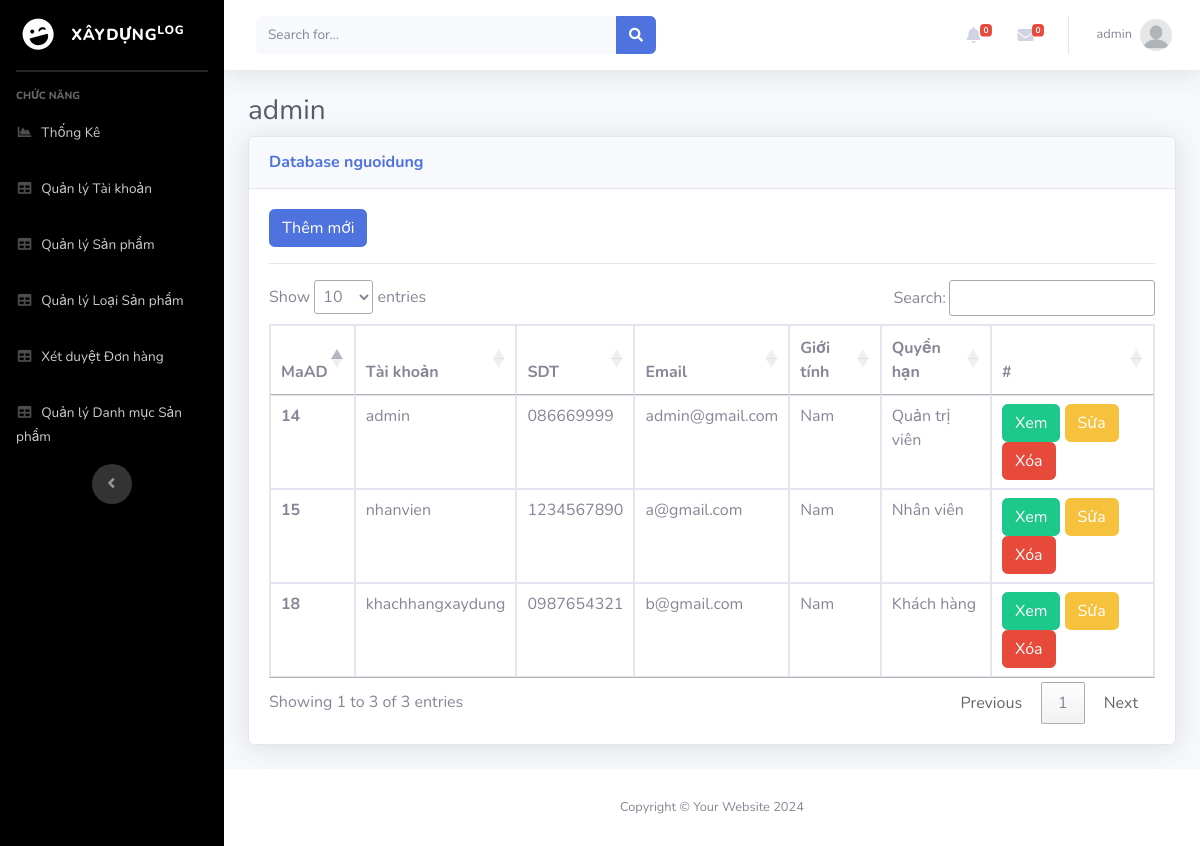
Screenshot of /Admin/index.php?mod=nguoidung (signed in) with the database file from the repository.
### tables this page shows
CREATE TABLE `nguoidung` (
  `MaND` int(11) NOT NULL,
  `Ho` varchar(20) NOT NULL,
  `Ten` varchar(20) NOT NULL,
  `GioiTinh` varchar(10) NOT NULL,
  `SDT` varchar(20) DEFAULT NULL,
  `Email` varchar(50) NOT NULL,
  `DiaChi` varchar(200) NOT NULL,
  `TaiKhoan` varchar(100) NOT NULL,
  `MatKhau` varchar(100) NOT NULL,
  `MaQuyen` int(11) NOT NULL,
  `TrangThai` int(11) NOT NULL
);

### Admin/MVC/controllers/NguoiDungController.php (called while the page is built, shortened)
<?php
class NguoiDungController
{
    var $nguoidung_model;
    public function __construct()
    {
        $this->nguoidung_model = new nguoidung();
    }
    public function list()
    {
        $data = $this->nguoidung_model->All();
        require_once("MVC/Views/Admin/index.php");
    }
}

### Admin/MVC/Models/connection.php (called while the page is built, shortened)
<?php
    class Connection{
        function __construct()
        {
            $severname ="localhost";
            $username ="root";
            $password ="";
            $db_name ="vatlieuxaydung";
            $this->conn = new mysqli($severname,$username,$password,$db_name);
        }
    }
?>

### Admin/MVC/Models/model.php (called while the page is built, shortened)
<?php
require_once("connection.php");
class Model
{
    var $table;
    var $contens;
    function __construct()
    {
        $conn_obj = new Connection();
        $this->conn = $conn_obj->conn;
    }
    function All()
    {
        $query = "select * from $this->table ORDER BY $this->contens DESC ";
        require("result.php");
        return $data;
    }
}

### Admin/MVC/Models/result.php (called while the page is built)
<?php
$result = $this->conn->query($query);
$data = array();
while ($row = $result->fetch_assoc()) {
    $data[] = $row;
}
?>

### Admin/MVC/Views/nguoidung/list.php (the view, shortened to what this page needs)
<?php if (isset($_SESSION['isLogin_Admin']) && $_SESSION['isLogin_Admin'] == true) { ?>
<a href="?mod=nguoidung&act=add" type="button" class="btn btn-primary">Thêm mới</a>
<?php } ?>
<hr>
<table class="table table-bordered" id="dataTable" width="100%" cellspacing="0">
  <thead>
    <tr>
      <th scope="col">MaAD</th>
      <th scope="col">Tài khoản</th>
      <th scope="col">SDT</th>
      <th scope="col">Email</th>
      <th scope="col">Giới tính</th>
      <th scope="col">Quyền hạn</th>
      <th>#</th>
    </tr>
  </thead>
  <tbody>
    <?php foreach ($data as $row) { ?>
      <tr>
        <th scope="row"><?= $row['MaND'] ?></th>
        <td><?= $row['TaiKhoan'] ?></td>
        <td><?= $row['SDT'] ?></td>
        <td><?= $row['Email'] ?></td>
        <td><?= $row['GioiTinh'] ?></td>
        <td>
          <?php
          if ($row['MaQuyen'] == 2) {
            echo 'Quản trị viên';
          } else {
            if ($row['MaQuyen'] == 1) {
              echo 'Khách hàng';
            } else {
              echo 'Nhân viên';
            }
          }
          ?>
        </td>
        <td>
          <a href="?mod=nguoidung&act=detail&id=<?= $row['MaND'] ?>" type="button" class="btn btn-success">Xem</a>
          <?php if (isset($_SESSION['isLogin_Admin']) && $_SESSION['isLogin_Admin'] == true) { ?>
          <a href="?mod=nguoidung&act=edit&id=<?= $row['MaND'] ?>" type="button" class="btn btn-warning">Sửa</a>
          <a href="?mod=nguoidung&act=delete&id=<?= $row['MaND'] ?>" onclick="return confirm('Bạn có thật sự muốn xóa ?');" type="button" class="btn btn-danger">Xóa</a>
          <?php }?>
        </td>
      </tr>
    <?php } ?>
  </tbody>
</table>

### Admin/index.php (shortened to what this page needs)
<?php
if (isset($_SESSION['isLogin_Admin']) && $_SESSION['isLogin_Admin'] == true) {
    $mod = isset($_GET['mod']) ? $_GET['mod'] : "login";
    $act = isset($_GET['act']) ? $_GET['act'] : "admin";
    switch ($mod) {
        case 'nguoidung':
            require_once('MVC/controllers/NguoiDungController.php');
            $controller_obj = new NguoiDungController();
            switch ($act) {
                default:
                    $controller_obj->list();
                    break;
            }
            break;
    }
}

### Admin/MVC/Views/admin/index.php (shortened to what this page needs)
<!DOCTYPE html>
<html lang="en">
<head>
    <link href="public/vendor/fontawesome-free/css/all.min.css" rel="stylesheet" type="text/css">
    <link href="public/css/./sb-admin-2.min.css" rel="stylesheet" type="text/css">
    <link href="https://cdn.jsdelivr.net/npm/summernote@0.8.18/dist/summernote.min.css" rel="stylesheet">
    <link type="text/css" rel="stylesheet" href="https://cdn.datatables.net/1.10.20/css/jquery.dataTables.min.css">
</head>
<body id="page-top">
    <div id="wrapper">
        <?php require_once('menu.php') ?>
        <div id="content-wrapper" class="d-flex flex-column">
            <div id="content">
                <?php require_once('header.php') ?>
                <div class="container-fluid">
                    <h1 class="h3 mb-2 text-gray-800">admin</h1>
                    <div class="card shadow mb-4">
                        <div class="card-header py-3">
                            <h6 class="m-0 font-weight-bold text-primary">
                                <?php
                $mod = isset($_GET['mod']) ? $_GET['mod'] : "Thongke";
                echo "Database " . $mod;
                ?>
                            </h6>
                        </div>
                        <div class="card-body">
                            <div class="table-responsive">
                                <?php
                if (isset($_SESSION['isLogin_Admin']) && $_SESSION['isLogin_Admin'] == true) {
                  $mod = isset($_GET['mod']) ? $_GET['mod'] : "login";
                  $act = isset($_GET['act']) ? $_GET['act'] : "admin";
                  switch ($mod) {
                    case 'nguoidung':
                      switch ($act) {
                        default:
                          require_once('MVC/views/nguoidung/list.php');
                          break;
                      }
                      break;
                  }
                }
                ?>
                            </div>
                        </div>
                    </div>
                </div>
            </div>
            <?php require_once('footer.php') ?>
</body>
</html>

### Admin/MVC/Views/admin/menu.php
<ul class="navbar-nav sidebar sidebar-dark accordion" id="accordionSidebar" style="background-color: black;">
    <a class="sidebar-brand d-flex align-items-center justify-content-center" href="index.php">
        <div class="sidebar-brand-icon rotate-n-15">
            <i class="fas fa-laugh-wink"></i>
        </div>
        <div class="sidebar-brand-text mx-3">xâydựng<sup>LOG</sup></div>
    </a>
    <hr class="sidebar-divider my-0">
    <hr class="sidebar-divider">
    <div class="sidebar-heading">
        Chức năng
    </div>
    <?php if (isset($_SESSION['isLogin_Admin']) && $_SESSION['isLogin_Admin'] == true) { ?>
    <li class="nav-item">
        <a class="nav-link" href="index.php">
            <i class="fas fa-fw fa-chart-area"></i>
            <span>Thống Kê</span></a>
    </li>
    <?php } ?>
    <?php if (isset($_SESSION['isLogin_Admin']) && $_SESSION['isLogin_Admin'] == true) { ?>
    <li class="nav-item">
        <a class="nav-link" href="?mod=nguoidung">
            <i class="fas fa-fw fa-table"></i>
            <span>Quản lý Tài khoản</span></a>
    </li>
    <?php } ?>
    <li class="nav-item">
        <a class="nav-link" href="?mod=sanpham">
            <i class="fas fa-fw fa-table"></i>
            <span>Quản lý Sản phẩm</span></a>
    </li>
    <li class="nav-item">
        <a class="nav-link" href="?mod=loaisanpham">
            <i class="fas fa-fw fa-table"></i>
            <span>Quản lý Loại Sản phẩm</span></a>
    </li>
    <li class="nav-item">
        <a class="nav-link" href="?mod=hoadon">
            <i class="fas fa-fw fa-table"></i>
            <span>Xét duyệt Đơn hàng</span></a>
    </li>
    <li class="nav-item">
        <a class="nav-link" href="?mod=danhmuc">
            <i class="fas fa-fw fa-table"></i>
            <span>Quản lý Danh mục Sản phẩm</span></a>
    </li>
    <div class="text-center d-none d-md-inline">
        <button class="rounded-circle border-0" id="sidebarToggle"></button>
    </div>
</ul>

### Admin/MVC/Views/admin/header.php (shortened to what this page needs)
<nav class="navbar navbar-expand navbar-light bg-white topbar mb-4 static-top shadow">
  <form class="d-none d-sm-inline-block form-inline mr-auto ml-md-3 my-2 my-md-0 mw-100 navbar-search">
    <div class="input-group">
      <input type="text" class="form-control bg-light border-0 small" placeholder="Search for..." aria-label="Search" aria-describedby="basic-addon2">
      <div class="input-group-append">
        <button class="btn btn-primary" type="button">
          <i class="fas fa-search fa-sm"></i>
        </button>
      </div>
    </div>
  </form>
  <ul class="navbar-nav ml-auto">
    <li class="nav-item dropdown no-arrow mx-1">
      <a class="nav-link dropdown-toggle" href="#" id="alertsDropdown" role="button" data-toggle="dropdown" aria-haspopup="true" aria-expanded="false">
        <i class="fas fa-bell fa-fw"></i>
        <span class="badge badge-danger badge-counter">0</span>
      </a>
    </li>
    <li class="nav-item dropdown no-arrow mx-1">
      <a class="nav-link dropdown-toggle" href="#" id="messagesDropdown" role="button" data-toggle="dropdown" aria-haspopup="true" aria-expanded="false">
        <i class="fas fa-envelope fa-fw"></i>
        <span class="badge badge-danger badge-counter">0</span>
      </a>
    </li>
    <li class="nav-item dropdown no-arrow">
      <a class="nav-link dropdown-toggle" href="#" id="userDropdown" role="button" data-toggle="dropdown" aria-haspopup="true" aria-expanded="false">
        <span class="mr-2 d-none d-lg-inline text-gray-600 small"><?=$_SESSION['login']['TaiKhoan']?></span>
        <img class="img-profile rounded-circle" src="../public/img/author.png">
      </a>
    </li>
  </ul>
</nav>

### Admin/MVC/Views/admin/footer.php
<footer class="sticky-footer bg-white">
    <div class="container my-auto">
        <div class="copyright text-center my-auto">
            <span>Copyright &copy; Your Website <?php echo date("Y")?></span>
        </div>
    </div>
</footer>

### rows the page displays
nguoidung: MaND "18", TaiKhoan "khachhangxaydung", SDT "0987654321", Email "b@gmail.com", GioiTinh "Nam", shows "Khách hàng"
nguoidung: MaND "15", TaiKhoan "nhanvien", SDT "1234567890", Email "a@gmail.com", GioiTinh "Nam", shows "Nhân viên"
nguoidung: MaND "14", TaiKhoan "admin", SDT "086669999", Email "admin@gmail.com", GioiTinh "Nam", shows "Quản trị viên"

### other values shown
$_SESSION['login']['TaiKhoan'] "admin"
$mod "nguoidung"
